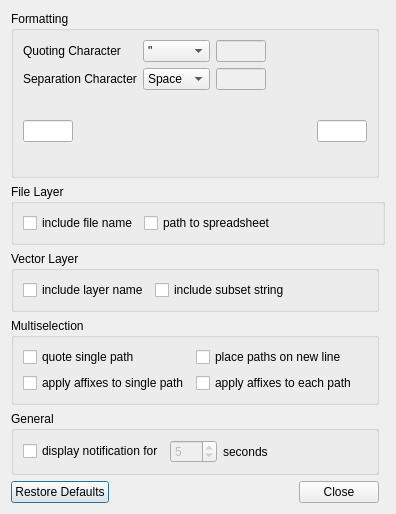
<?xml version="1.0" encoding="UTF-8"?>
<ui version="4.0">
 <class>Dialog</class>
 <widget class="QDialog" name="Dialog">
  <property name="geometry">
   <rect>
    <x>0</x>
    <y>0</y>
    <width>396</width>
    <height>467</height>
   </rect>
  </property>
  <property name="sizePolicy">
   <sizepolicy hsizetype="Preferred" vsizetype="Preferred">
    <horstretch>0</horstretch>
    <verstretch>0</verstretch>
   </sizepolicy>
  </property>
  <property name="focusPolicy">
   <enum>Qt::NoFocus</enum>
  </property>
  <property name="windowTitle">
   <string>pathfinder Settings</string>
  </property>
  <layout class="QGridLayout" name="gridLayout_6">
   <item row="5" column="1">
    <widget class="QGroupBox" name="groupBox_5">
     <property name="title">
      <string>General</string>
     </property>
     <layout class="QGridLayout" name="gridLayout_5">
      <item row="0" column="3">
       <spacer name="horizontalSpacer_4">
        <property name="orientation">
         <enum>Qt::Horizontal</enum>
        </property>
        <property name="sizeHint" stdset="0">
         <size>
          <width>40</width>
          <height>20</height>
         </size>
        </property>
       </spacer>
      </item>
      <item row="0" column="1">
       <widget class="QSpinBox" name="notify_duration">
        <property name="enabled">
         <bool>false</bool>
        </property>
        <property name="buttonSymbols">
         <enum>QAbstractSpinBox::UpDownArrows</enum>
        </property>
        <property name="minimum">
         <number>0</number>
        </property>
        <property name="maximum">
         <number>420</number>
        </property>
        <property name="value">
         <number>5</number>
        </property>
       </widget>
      </item>
      <item row="0" column="0">
       <widget class="QCheckBox" name="show_notification">
        <property name="toolTip">
         <string>&lt;html&gt;&lt;head/&gt;&lt;body&gt;&lt;p&gt;Whether to show a notification on successful operations.&lt;/p&gt;&lt;/body&gt;&lt;/html&gt;</string>
        </property>
        <property name="text">
         <string>display notification for</string>
        </property>
       </widget>
      </item>
      <item row="0" column="2">
       <widget class="QLabel" name="label">
        <property name="text">
         <string>seconds</string>
        </property>
       </widget>
      </item>
     </layout>
    </widget>
   </item>
   <item row="6" column="1">
    <widget class="QDialogButtonBox" name="buttonBox">
     <property name="focusPolicy">
      <enum>Qt::NoFocus</enum>
     </property>
     <property name="orientation">
      <enum>Qt::Horizontal</enum>
     </property>
     <property name="standardButtons">
      <set>QDialogButtonBox::Close|QDialogButtonBox::RestoreDefaults</set>
     </property>
    </widget>
   </item>
   <item row="1" column="1">
    <widget class="QGroupBox" name="groupBox_4">
     <property name="title">
      <string>Formatting</string>
     </property>
     <property name="flat">
      <bool>true</bool>
     </property>
     <layout class="QVBoxLayout" name="verticalLayout">
      <item>
       <layout class="QGridLayout" name="gridLayout_2" columnstretch="6,4,3,6">
        <item row="2" column="1">
         <widget class="QComboBox" name="separ_cbox">
          <property name="toolTip">
           <string>&lt;html&gt;&lt;head/&gt;&lt;body&gt;&lt;p&gt;The character separating multiple paths.&lt;/p&gt;&lt;/body&gt;&lt;/html&gt;</string>
          </property>
          <item>
           <property name="text">
            <string>Space</string>
           </property>
          </item>
          <item>
           <property name="text">
            <string>Tab</string>
           </property>
          </item>
          <item>
           <property name="text">
            <string notr="true">,</string>
           </property>
          </item>
          <item>
           <property name="text">
            <string notr="true">;</string>
           </property>
          </item>
          <item>
           <property name="text">
            <string>Other</string>
           </property>
          </item>
         </widget>
        </item>
        <item row="2" column="0">
         <widget class="QLabel" name="separ_label">
          <property name="toolTip">
           <string>&lt;html&gt;&lt;head/&gt;&lt;body&gt;&lt;p&gt;The character separating multiple paths.&lt;/p&gt;&lt;/body&gt;&lt;/html&gt;</string>
          </property>
          <property name="text">
           <string>Separation Character</string>
          </property>
         </widget>
        </item>
        <item row="1" column="2">
         <widget class="QLineEdit" name="quote_char_custom">
          <property name="enabled">
           <bool>false</bool>
          </property>
          <property name="clearButtonEnabled">
           <bool>true</bool>
          </property>
         </widget>
        </item>
        <item row="1" column="0">
         <widget class="QLabel" name="qoute_label">
          <property name="toolTip">
           <string>&lt;html&gt;&lt;head/&gt;&lt;body&gt;&lt;p&gt;The character surrounding individual paths.&lt;/p&gt;&lt;/body&gt;&lt;/html&gt;</string>
          </property>
          <property name="text">
           <string>Quoting Character</string>
          </property>
         </widget>
        </item>
        <item row="1" column="1">
         <widget class="QComboBox" name="quote_cbox">
          <property name="toolTip">
           <string>&lt;html&gt;&lt;head/&gt;&lt;body&gt;&lt;p&gt;The character sorrounding individual paths.&lt;/p&gt;&lt;/body&gt;&lt;/html&gt;</string>
          </property>
          <item>
           <property name="text">
            <string notr="true" comment="fgaeqge" extracomment="Double Quotes">&quot;</string>
           </property>
          </item>
          <item>
           <property name="text">
            <string notr="true" extracomment="Single Quote">'</string>
           </property>
          </item>
          <item>
           <property name="text">
            <string notr="true">´</string>
           </property>
          </item>
          <item>
           <property name="text">
            <string notr="true">`</string>
           </property>
          </item>
          <item>
           <property name="text">
            <string>Space</string>
           </property>
          </item>
          <item>
           <property name="text">
            <string>None</string>
           </property>
          </item>
          <item>
           <property name="text">
            <string>Other</string>
           </property>
          </item>
         </widget>
        </item>
        <item row="2" column="2">
         <widget class="QLineEdit" name="separ_char_custom">
          <property name="enabled">
           <bool>false</bool>
          </property>
          <property name="clearButtonEnabled">
           <bool>true</bool>
          </property>
         </widget>
        </item>
        <item row="2" column="3">
         <spacer name="horizontalSpacer">
          <property name="orientation">
           <enum>Qt::Horizontal</enum>
          </property>
          <property name="sizeHint" stdset="0">
           <size>
            <width>40</width>
            <height>20</height>
           </size>
          </property>
         </spacer>
        </item>
       </layout>
      </item>
      <item>
       <layout class="QHBoxLayout" name="horizontalLayout" stretch="4,2,20,2,4">
        <property name="sizeConstraint">
         <enum>QLayout::SetDefaultConstraint</enum>
        </property>
        <item>
         <widget class="QLineEdit" name="prefix">
          <property name="sizePolicy">
           <sizepolicy hsizetype="Fixed" vsizetype="Fixed">
            <horstretch>0</horstretch>
            <verstretch>0</verstretch>
           </sizepolicy>
          </property>
          <property name="minimumSize">
           <size>
            <width>50</width>
            <height>0</height>
           </size>
          </property>
          <property name="maximumSize">
           <size>
            <width>75</width>
            <height>16777215</height>
           </size>
          </property>
          <property name="toolTip">
           <string extracomment="qqqq">&lt;html&gt;&lt;head/&gt;&lt;body&gt;&lt;p&gt;Prefix character/s prepended to paths.&lt;/p&gt;&lt;/body&gt;&lt;/html&gt;</string>
          </property>
          <property name="text">
           <string/>
          </property>
          <property name="alignment">
           <set>Qt::AlignCenter</set>
          </property>
          <property name="placeholderText">
           <string notr="true"/>
          </property>
          <property name="clearButtonEnabled">
           <bool>true</bool>
          </property>
         </widget>
        </item>
        <item>
         <spacer name="horizontalSpacer_2">
          <property name="orientation">
           <enum>Qt::Horizontal</enum>
          </property>
          <property name="sizeHint" stdset="0">
           <size>
            <width>40</width>
            <height>20</height>
           </size>
          </property>
         </spacer>
        </item>
        <item>
         <widget class="QLabel" name="paths_preview">
          <property name="sizePolicy">
           <sizepolicy hsizetype="Preferred" vsizetype="Minimum">
            <horstretch>0</horstretch>
            <verstretch>0</verstretch>
           </sizepolicy>
          </property>
          <property name="minimumSize">
           <size>
            <width>0</width>
            <height>70</height>
           </size>
          </property>
          <property name="toolTip">
           <string>&lt;html&gt;&lt;head/&gt;&lt;body&gt;&lt;p&gt;Preview.&lt;/p&gt;&lt;/body&gt;&lt;/html&gt;</string>
          </property>
          <property name="frameShape">
           <enum>QFrame::NoFrame</enum>
          </property>
          <property name="text">
           <string notr="true"/>
          </property>
          <property name="alignment">
           <set>Qt::AlignCenter</set>
          </property>
         </widget>
        </item>
        <item>
         <spacer name="horizontalSpacer_3">
          <property name="orientation">
           <enum>Qt::Horizontal</enum>
          </property>
          <property name="sizeHint" stdset="0">
           <size>
            <width>40</width>
            <height>20</height>
           </size>
          </property>
         </spacer>
        </item>
        <item>
         <widget class="QLineEdit" name="postfix">
          <property name="sizePolicy">
           <sizepolicy hsizetype="Fixed" vsizetype="Fixed">
            <horstretch>0</horstretch>
            <verstretch>0</verstretch>
           </sizepolicy>
          </property>
          <property name="minimumSize">
           <size>
            <width>50</width>
            <height>0</height>
           </size>
          </property>
          <property name="maximumSize">
           <size>
            <width>75</width>
            <height>16777215</height>
           </size>
          </property>
          <property name="toolTip">
           <string>&lt;html&gt;&lt;head/&gt;&lt;body&gt;&lt;p&gt;Postfix character/s appended to paths.&lt;/p&gt;&lt;/body&gt;&lt;/html&gt;</string>
          </property>
          <property name="whatsThis">
           <string/>
          </property>
          <property name="alignment">
           <set>Qt::AlignCenter</set>
          </property>
          <property name="placeholderText">
           <string notr="true"/>
          </property>
          <property name="clearButtonEnabled">
           <bool>true</bool>
          </property>
         </widget>
        </item>
       </layout>
      </item>
     </layout>
    </widget>
   </item>
   <item row="3" column="1">
    <widget class="QGroupBox" name="groupBox_2">
     <property name="title">
      <string>Vector Layer</string>
     </property>
     <layout class="QGridLayout" name="gridLayout_4" columnstretch="1,1,2">
      <item row="0" column="1">
       <widget class="QCheckBox" name="incl_subset_str">
        <property name="toolTip">
         <string>&lt;html&gt;&lt;head/&gt;&lt;body&gt;&lt;p&gt;Whether to append the subset string to the vector layer path. Useful to retain information about applied filter expressions.&lt;/p&gt;&lt;/body&gt;&lt;/html&gt;</string>
        </property>
        <property name="text">
         <string>include subset string</string>
        </property>
       </widget>
      </item>
      <item row="0" column="0">
       <widget class="QCheckBox" name="incl_layer_name">
        <property name="toolTip">
         <string>&lt;html&gt;&lt;head/&gt;&lt;body&gt;&lt;p&gt;Whether to append the layer name part to the path. Useful for file formats that can containing multiple layers.&lt;/p&gt;&lt;/body&gt;&lt;/html&gt;</string>
        </property>
        <property name="text">
         <string>include layer name</string>
        </property>
       </widget>
      </item>
      <item row="0" column="2">
       <spacer name="horizontalSpacer_7">
        <property name="orientation">
         <enum>Qt::Horizontal</enum>
        </property>
        <property name="sizeHint" stdset="0">
         <size>
          <width>40</width>
          <height>20</height>
         </size>
        </property>
       </spacer>
      </item>
     </layout>
    </widget>
   </item>
   <item row="4" column="1">
    <widget class="QGroupBox" name="groupBox_3">
     <property name="title">
      <string>Multiselection</string>
     </property>
     <layout class="QGridLayout" name="gridLayout" columnstretch="1,1,2">
      <item row="0" column="0">
       <widget class="QCheckBox" name="single_path_quote">
        <property name="toolTip">
         <string>&lt;html&gt;&lt;head/&gt;&lt;body&gt;&lt;p&gt;Whether to use quoting when only a single path is returned.&lt;/p&gt;&lt;/body&gt;&lt;/html&gt;</string>
        </property>
        <property name="text">
         <string>quote single path</string>
        </property>
       </widget>
      </item>
      <item row="1" column="0">
       <widget class="QCheckBox" name="single_path_affix">
        <property name="toolTip">
         <string>&lt;html&gt;&lt;head/&gt;&lt;body&gt;&lt;p&gt;Whether to apply prefix and postfix characters when only a single path is returned.&lt;/p&gt;&lt;/body&gt;&lt;/html&gt;</string>
        </property>
        <property name="text">
         <string>apply affixes to single path</string>
        </property>
       </widget>
      </item>
      <item row="0" column="1">
       <widget class="QCheckBox" name="paths_on_new_line">
        <property name="toolTip">
         <string>&lt;html&gt;&lt;head/&gt;&lt;body&gt;&lt;p&gt;Whether to place each path on a separate line.&lt;/p&gt;&lt;/body&gt;&lt;/html&gt;</string>
        </property>
        <property name="text">
         <string>place paths on new line</string>
        </property>
       </widget>
      </item>
      <item row="0" column="2">
       <spacer name="horizontalSpacer_6">
        <property name="orientation">
         <enum>Qt::Horizontal</enum>
        </property>
        <property name="sizeType">
         <enum>QSizePolicy::Preferred</enum>
        </property>
        <property name="sizeHint" stdset="0">
         <size>
          <width>40</width>
          <height>20</height>
         </size>
        </property>
       </spacer>
      </item>
      <item row="1" column="1">
       <widget class="QCheckBox" name="affix_to_each_path">
        <property name="toolTip">
         <string>&lt;html&gt;&lt;head/&gt;&lt;body&gt;&lt;p&gt;Whether to add prefix and postfix characters to each path when multiple paths are returned.&lt;/p&gt;&lt;/body&gt;&lt;/html&gt;</string>
        </property>
        <property name="text">
         <string>apply affixes to each path</string>
        </property>
       </widget>
      </item>
     </layout>
    </widget>
   </item>
   <item row="2" column="1" colspan="2">
    <widget class="QGroupBox" name="groupBox">
     <property name="title">
      <string>File Layer</string>
     </property>
     <layout class="QGridLayout" name="gridLayout_3" columnstretch="1,1,2">
      <item row="1" column="1">
       <widget class="QCheckBox" name="original_vrt_ds">
        <property name="toolTip">
         <string>&lt;html&gt;&lt;head/&gt;&lt;body&gt;&lt;p&gt;Whether to return the path to the underlying data source of an OGR VRT dataset (e.g. the source XLSX Excel file of a spreadsheet layer) instead of the path to the VRT file.&lt;/p&gt;&lt;/body&gt;&lt;/html&gt;</string>
        </property>
        <property name="text">
         <string>path to spreadsheet</string>
        </property>
       </widget>
      </item>
      <item row="1" column="0">
       <widget class="QCheckBox" name="incl_file_name">
        <property name="toolTip">
         <string>&lt;html&gt;&lt;head/&gt;&lt;body&gt;&lt;p&gt;Whether to include the file name.&lt;/p&gt;&lt;/body&gt;&lt;/html&gt;</string>
        </property>
        <property name="text">
         <string>include file name</string>
        </property>
       </widget>
      </item>
      <item row="1" column="2">
       <spacer name="horizontalSpacer_5">
        <property name="orientation">
         <enum>Qt::Horizontal</enum>
        </property>
        <property name="sizeHint" stdset="0">
         <size>
          <width>40</width>
          <height>20</height>
         </size>
        </property>
       </spacer>
      </item>
     </layout>
    </widget>
   </item>
  </layout>
 </widget>
 <tabstops>
  <tabstop>quote_cbox</tabstop>
  <tabstop>quote_char_custom</tabstop>
  <tabstop>separ_cbox</tabstop>
  <tabstop>separ_char_custom</tabstop>
  <tabstop>prefix</tabstop>
  <tabstop>postfix</tabstop>
  <tabstop>incl_file_name</tabstop>
  <tabstop>original_vrt_ds</tabstop>
  <tabstop>incl_layer_name</tabstop>
  <tabstop>incl_subset_str</tabstop>
  <tabstop>single_path_quote</tabstop>
  <tabstop>paths_on_new_line</tabstop>
  <tabstop>single_path_affix</tabstop>
  <tabstop>affix_to_each_path</tabstop>
  <tabstop>show_notification</tabstop>
  <tabstop>notify_duration</tabstop>
 </tabstops>
 <resources/>
 <connections>
  <connection>
   <sender>buttonBox</sender>
   <signal>accepted()</signal>
   <receiver>Dialog</receiver>
   <slot>accept()</slot>
   <hints>
    <hint type="sourcelabel">
     <x>284</x>
     <y>457</y>
    </hint>
    <hint type="destinationlabel">
     <x>157</x>
     <y>274</y>
    </hint>
   </hints>
  </connection>
  <connection>
   <sender>buttonBox</sender>
   <signal>rejected()</signal>
   <receiver>Dialog</receiver>
   <slot>reject()</slot>
   <hints>
    <hint type="sourcelabel">
     <x>328</x>
     <y>457</y>
    </hint>
    <hint type="destinationlabel">
     <x>286</x>
     <y>274</y>
    </hint>
   </hints>
  </connection>
  <connection>
   <sender>show_notification</sender>
   <signal>toggled(bool)</signal>
   <receiver>notify_duration</receiver>
   <slot>setEnabled(bool)</slot>
   <hints>
    <hint type="sourcelabel">
     <x>130</x>
     <y>416</y>
    </hint>
    <hint type="destinationlabel">
     <x>192</x>
     <y>418</y>
    </hint>
   </hints>
  </connection>
 </connections>
</ui>
